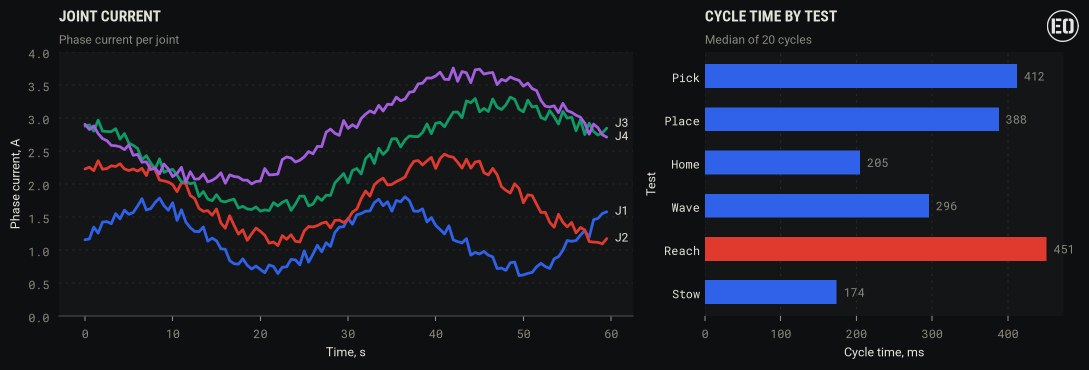
#> input picture matplotlib/example-dark.png, 2177 x 739 px, given in place of eo-mark-white.png, which was not available (shown at 1/2 size)
$ python example.py
#> lines starting #> are read from the running program, lines starting #| are printed output that depends on the picture
### matplotlib/eo_style.py
"""Excessive Overkill (EO) style for matplotlib.

    import sys; sys.path.insert(0, "path/to/eo-style-guide/matplotlib")
    import eo_style as eo
    eo.use("dark")          # or "light" for reports and print
    fig, a = plt.subplots()
    a.plot(t, j1, label="J1"); a.plot(t, j3, label="J3")
    eo.label_lines(a)       # direct labels at line ends instead of a legend box
    eo.title(a, "Joint current", "Phase current per joint")
    a.set_xlabel("Time, s"); a.set_ylabel("Phase current, A")   # every axis, quantity then unit
    eo.logo(fig)            # optional: EO mark in the figure corner
    eo.save(fig, "current.png")   # refuses to save if any axis is unlabeled
"""

from pathlib import Path

import matplotlib.pyplot as plt
from matplotlib import axis as mpl_axis
from matplotlib import font_manager

HERE = Path(__file__).resolve().parent
LOGO_DIR = HERE.parent / "assets" / "logo"

# Roboto ships in ../fonts so plots look the same on machines without it installed
for _f in (HERE.parent / "fonts").glob("*.ttf"):
    font_manager.fontManager.addfont(str(_f))

PALETTE = {
    "dark": {
        "bg": "#000000", "panel": "#0a0a0a", "ink": "#ffffff", "muted": "#8f8f8f",
        "grid": "#1f1f1f", "accent": "#ffffff",
        "series": ["#2f62e8", "#e03a2f", "#0f9a66", "#a45ee0", "#1a9cc0", "#d9539a"],
        "good": "#4fbf5a", "warning": "#e6c229", "critical": "#ff5a4a", "off": "#5a5c5e",
    },
    "light": {
        "bg": "#ffffff", "panel": "#ffffff", "ink": "#0b0b0b", "muted": "#595959",
        "grid": "#e6e6e6", "accent": "#000000",
        "series": ["#1f4fd8", "#e3241b", "#0f8a5f", "#8a3fd1", "#0e7fa3", "#c2307a"],
        "good": "#1d8a3e", "warning": "#b58900", "critical": "#d42a1c", "off": "#9a9a95",
    },
}

_mode = "dark"
_tick_init = mpl_axis.Tick.__init__


def _mono_tick_init(self, *args, **kwargs):
    # Every tick label matplotlib creates, on any axes (3D and colorbars too), is
    # set to Roboto Mono here, so it holds for savefig, plt.show and notebooks alike.
    _tick_init(self, *args, **kwargs)
    self.label1.set_fontfamily("Roboto Mono")
    self.label2.set_fontfamily("Roboto Mono")


def use(mode="dark"):
    global _mode
    _mode = mode
    plt.style.use(HERE / f"eo-{mode}.mplstyle")
    mpl_axis.Tick.__init__ = _mono_tick_init
    return PALETTE[mode]


def colors():
    return PALETTE[_mode]


def title(ax, text, sub=None):
    """Uppercase title, muted subtitle under it. Left aligned."""
    p = PALETTE[_mode]
    ax.set_title(text.upper(), loc="left", color=p["ink"], fontsize=11, fontweight="bold",
                 fontfamily="Roboto Condensed", pad=22 if sub else 10)
    if sub:
        ax.text(0, 1.02, sub, transform=ax.transAxes, color=p["muted"], fontsize=8.5, va="bottom")


def label_lines(ax, min_gap=None):
    """Name each line at its right end, nudged apart so labels don't overprint.
    Use this instead of a legend for up to 4 lines."""
    p = PALETTE[_mode]
    lines = [l for l in ax.get_lines() if not l.get_label().startswith("_")]
    if not lines:
        return
    lo, hi = ax.get_ylim()
    gap = min_gap if min_gap is not None else (hi - lo) * 0.05
    ends = sorted(((l.get_ydata()[-1], l) for l in lines), key=lambda e: e[0])
    placed = []
    for y, l in ends:
        if placed and y - placed[-1] < gap:
            y = placed[-1] + gap
        placed.append(y)
        ax.annotate(l.get_label(), xy=(l.get_xdata()[-1], y), xytext=(6, 0), textcoords="offset points",
                    va="center", color=p["ink"], fontsize=8.5, annotation_clip=False)


def bars(ax, labels, values, highlight=None, unit="", xlabel=None, ylabel=None):
    """Horizontal bars, one color, the highlighted bar in series red, values printed at bar ends."""
    p = PALETTE[_mode]
    cols = [p["series"][1] if lab == highlight else p["series"][0] for lab in labels]
    y = range(len(labels))
    ax.barh(y, values, color=cols, height=0.55)
    ax.set_yticks(list(y), labels)
    ax.invert_yaxis()
    ax.grid(axis="y", visible=False)
    ax.grid(axis="x", visible=True)
    ax.tick_params(axis="y", colors=p["ink"], length=0)
    ax.spines["bottom"].set_visible(False)
    for i, v in enumerate(values):
        ax.annotate(f"{v}{unit}", xy=(v, i), xytext=(5, 0), textcoords="offset points", va="center",
                    color=p["muted"], fontsize=8.5, fontfamily="Roboto Mono")
    if xlabel:
        ax.set_xlabel(xlabel)
    if ylabel:
        ax.set_ylabel(ylabel)


# [6 lines left out: function ref_line, not called in this run]


_logo_cache = {}


def _logo_array(kind, mode):
    key = (kind, mode)
    if key not in _logo_cache:
        import numpy as np
        from PIL import Image
        name = "eo-wordmark-white.png" if kind == "wordmark" else "eo-mark-white.png"
        im = Image.open(LOGO_DIR / name).convert("RGBA")
        im.thumbnail((1600, 1600))
        arr = np.asarray(im).copy()
        if mode == "light":
            arr[..., :3] = 11  # ink #0b0b0b on white
        _logo_cache[key] = arr
    return _logo_cache[key]


def logo(fig, loc="upper right", height=0.32, pad=0.15, wordmark=False, alpha=0.9):
    """Stamp the EO mark (or the EXCESSIVE OVERKILL wordmark) in a figure corner.
    height and pad are in inches. loc: upper/lower + left/right. Call before save()."""
    arr = _logo_array("wordmark" if wordmark else "mark", _mode)
    fw, fh = fig.get_size_inches()
    h = height / fh
    w = height * arr.shape[1] / arr.shape[0] / fw
    x = pad / fw if "left" in loc else 1 - pad / fw - w
    y = pad / fh if "lower" in loc else 1 - pad / fh - h
    a = fig.add_axes([x, y, w, h], zorder=10)
    a.imshow(arr, alpha=alpha, interpolation="antialiased")
    a.axis("off")
    return a


def _is_3d(a):
    return hasattr(a, "get_zlabel")


def unlabeled(fig):
    """Names of axes in fig that are missing an x or y (or z) label. Colorbars count too."""
    missing = []
    for i, a in enumerate(fig.get_axes()):
        if not a.get_visible() or not a.axison:
            continue
        name = a.get_title(loc="left") or a.get_title() or f"axes {i}"
        need = [("x", a.get_xlabel()), ("y", a.get_ylabel())]
        if _is_3d(a):
            need.append(("z", a.get_zlabel()))
        if a.get_label() == "<colorbar>":  # only the long axis carries a label
            bb = a.get_position()
            need = [need[1]] if bb.height > bb.width else [need[0]]
        missing += [f"{name}: {k}" for k, v in need if not v.strip()]
    return missing


def save(fig, path, **kw):
    """Save after checking every axis is labeled."""
    missing = unlabeled(fig)
    if missing:
        raise ValueError("eo-style: label every axis before saving. Missing: " + ", ".join(missing))
    fig.savefig(path, **kw)

### matplotlib/example.py
"""Renders example-dark.png and example-light.png to check the styles."""
import math, random
import matplotlib.pyplot as plt
import eo_style as eo

random.seed(7)
t = [i / 2 for i in range(120)]
joints = {f"J{k+1}": [1.2 + k * .55 + math.sin(i / (9 + k * 3) + k) * (.5 + k * .1) + (random.random() - .5) * .25
                      + (.02 * (i - 80) if k == 2 and i > 80 else 0) for i in range(120)] for k in range(4)}

for mode in ("dark", "light"):
    eo.use(mode)
    fig, (a, b) = plt.subplots(1, 2, figsize=(11, 3.8), gridspec_kw={"width_ratios": [1.6, 1]})
    for name, v in joints.items():
        a.plot(t, v, label=name)
    a.set_ylim(0, 4)
    a.set_xlabel("Time, s")
    a.set_ylabel("Phase current, A")
    eo.label_lines(a)
    eo.title(a, "Joint current", "Phase current per joint")
    eo.bars(b, ["Pick", "Place", "Home", "Wave", "Reach", "Stow"], [412, 388, 205, 296, 451, 174],
            highlight="Reach", xlabel="Cycle time, ms", ylabel="Test")
    eo.title(b, "Cycle time by test", "Median of 20 cycles")
    fig.tight_layout()
    eo.logo(fig, "upper right")
#> in _logo_array, im is the input picture: PIL image 2177x739 RGBA; mean R, G, B, A 27.9, 28.5, 39.1, 255
#> in _logo_array, `im.thumbnail((1600, 1600))`:
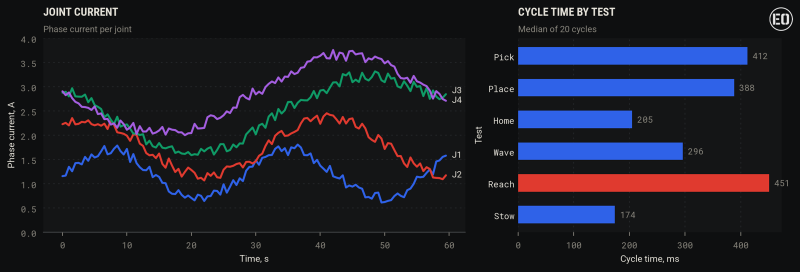
#> im: PIL image 1600x543 RGBA (shown at 1/2 size); mean R, G, B, A 27.9, 28.5, 39.1, 255
    eo.save(fig, f"example-{mode}.png")
#> in save, `fig.savefig(path, **kw)`:
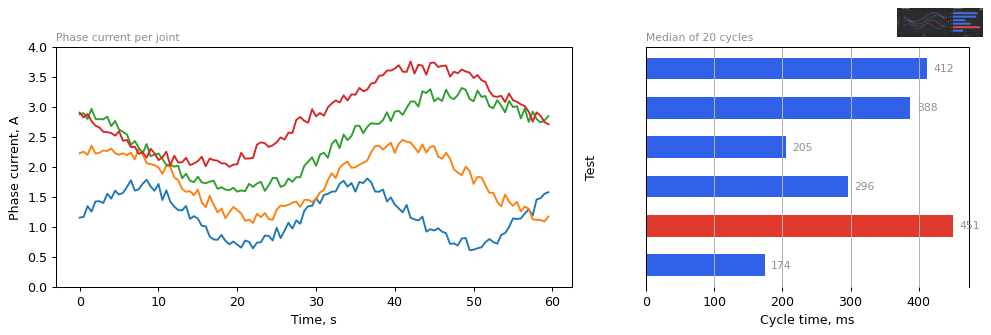
#> figure drawn by matplotlib, 3 panels; panel 1: curve peaks at x = 36.5, y = 1.81; panel 1: curve peaks at x = 41, y = 2.45; panel 1: curve peaks at x = 48.5, y = 3.32

# The label check in action
fig, a = plt.subplots()
a.plot([0, 1], [0, 1])
try:
    eo.save(fig, "/tmp/should-not-exist.png")
except ValueError as e:
    print(e)
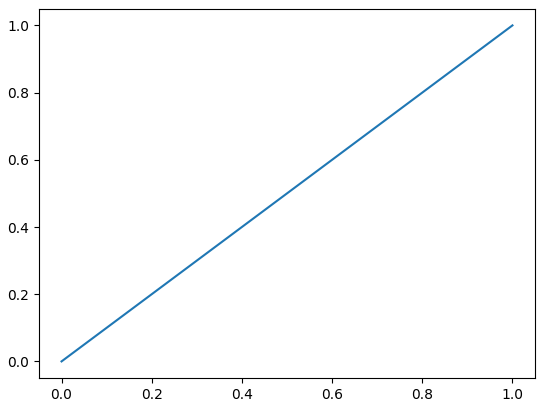
#> figure drawn by matplotlib, 1 panel
